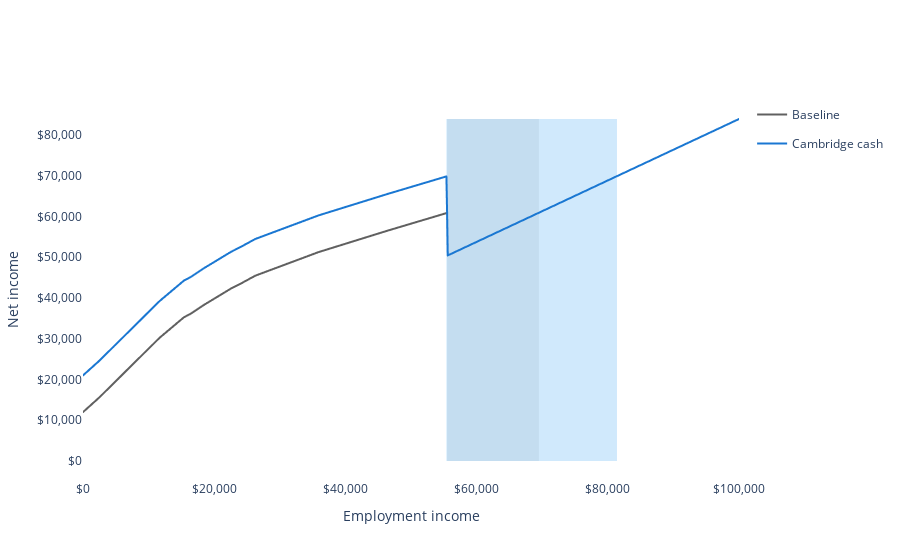

The notebook cell saved with this chart:
### Markdown cell above
Now add child allowance.

### Code cell
line_chart = px.line(
    df,
    "employment_income",
    "net_income",
    color="scenario",
    title="Family with two parents and two children",
    labels=LABELS,
    color_discrete_map=COLORS,
)

reformed_gap_bounds = gap(reformed)

fig = go.Figure()

shade_cliffs(baseline_gap_bounds, fig, LIGHT_COLORS["Baseline"], ymax)
shade_cliffs(reformed_gap_bounds, fig, LIGHT_COLORS["Cambridge cash"], ymax)

fig.update_layout(
    xaxis_title="Employment income",
    yaxis_title="Net income",
    xaxis_tickformat="$,",
    yaxis_tickformat="$,",
)
fig.add_traces(list(line_chart.select_traces()))

show_export(fig, "cambridge-cash")

### Figure 1 — Plotly figure (JSON) as saved in the notebook; plotly's stock layout.template omitted (floating-point values rounded to 4 significant figures; data arrays with more than 128 entries replaced by an {"elided": "..."} marker saying what was removed)
{"data": [{"fill": "toself", "fillcolor": "#c2c2c2", "line": {"width": 0}, "mode": "lines", "name": "", "opacity": 0.3, "showlegend": false, "text": "This household is worse off earning between $55,500 and $69,500", "type": "scatter", "x": [55500, 55500, 69500, 69500, 55500], "y": [0, 83869, 83869, 0, 0]}, {"fill": "toself", "fillcolor": "#65b6f6", "line": {"width": 0}, "mode": "lines", "name": "", "opacity": 0.3, "showlegend": false, "text": "This household is worse off earning between $55,400 and $81,400", "type": "scatter", "x": [55400, 55400, 81400, 81400, 55400], "y": [0, 83869, 83869, 0, 0]}, {"hovertemplate": "Scenario=Baseline<br>Employment income=%{x}<br>Net income=%{y}<extra></extra>", "legendgroup": "Baseline", "line": {"color": "#606060", "dash": "solid"}, "marker": {"symbol": "circle"}, "mode": "lines", "name": "Baseline", "showlegend": true, "type": "scattergl", "x": {"elided": "1001 int values"}, "xaxis": "x", "y": {"elided": "1001 int values"}, "yaxis": "y"}, {"hovertemplate": "Scenario=Cambridge cash<br>Employment income=%{x}<br>Net income=%{y}<extra></extra>", "legendgroup": "Cambridge cash", "line": {"color": "#1a77d2", "dash": "solid"}, "marker": {"symbol": "circle"}, "mode": "lines", "name": "Cambridge cash", "showlegend": true, "type": "scattergl", "x": {"elided": "1001 int values"}, "xaxis": "x", "y": {"elided": "1001 int values"}, "yaxis": "y"}], "layout": {"plot_bgcolor": "white", "xaxis": {"tickformat": "$,", "title": {"text": "Employment income"}}, "yaxis": {"tickformat": "$,", "title": {"text": "Net income"}}}}
